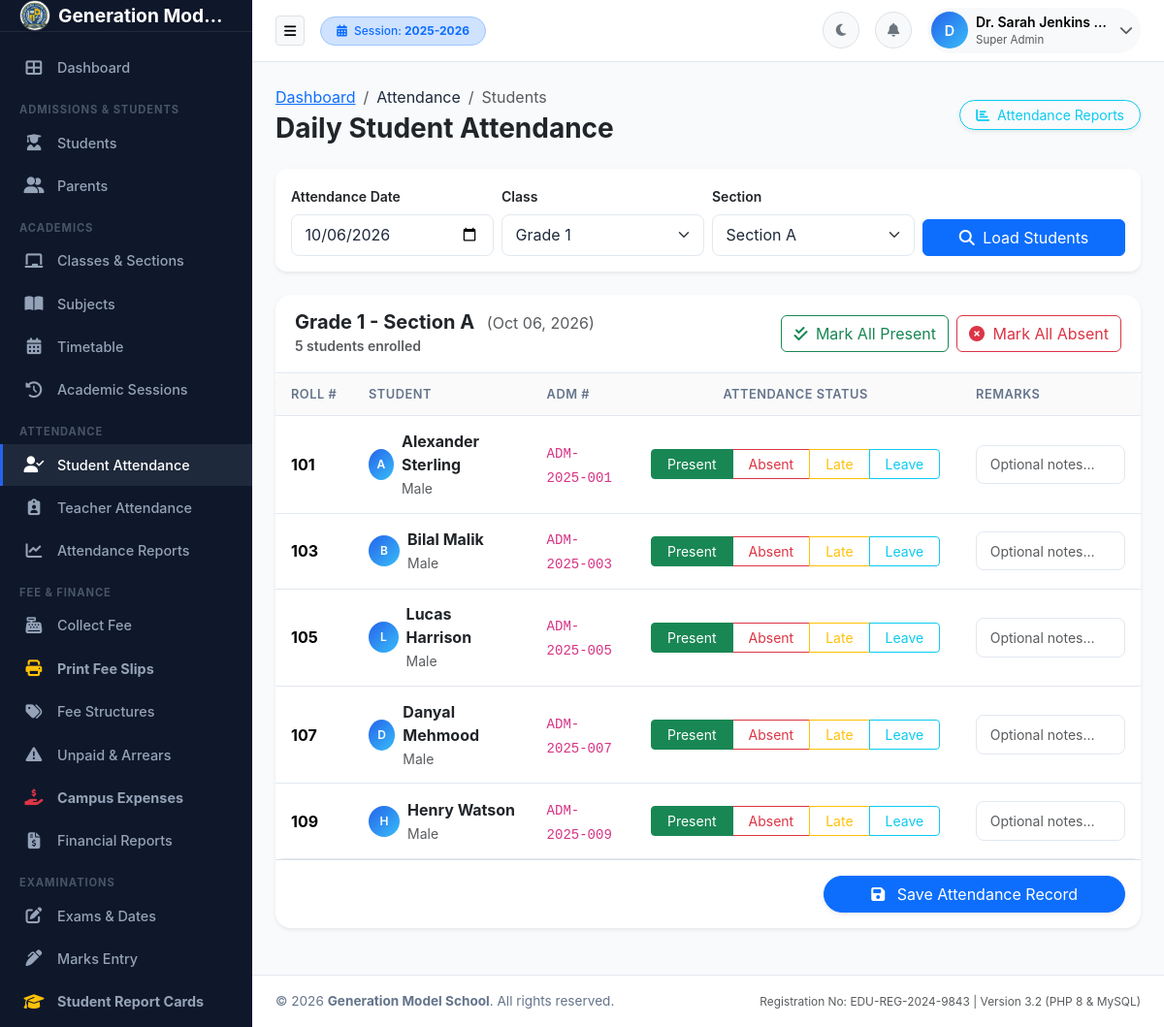
The page /attendance/students.php (signed in) on the database its author committed.
### tables this page shows
CREATE TABLE academic_sessions (
    id INT AUTO_INCREMENT PRIMARY KEY,
    session_name VARCHAR(50) NOT NULL UNIQUE,
    start_date DATE NOT NULL,
    end_date DATE NOT NULL,
    is_current TINYINT(1) DEFAULT 0,
    status ENUM('active', 'inactive', 'archived') DEFAULT 'active',
    created_at TIMESTAMP DEFAULT CURRENT_TIMESTAMP
);

CREATE TABLE classes (
    id INT AUTO_INCREMENT PRIMARY KEY,
    class_name VARCHAR(100) NOT NULL,
    numeric_level INT NOT NULL,
    created_at TIMESTAMP DEFAULT CURRENT_TIMESTAMP,
    INDEX idx_class_level (numeric_level)
);

CREATE TABLE sections (
    id INT AUTO_INCREMENT PRIMARY KEY,
    class_id INT NOT NULL,
    section_name VARCHAR(50) NOT NULL,
    class_teacher_id INT NULL,
    room_no VARCHAR(50) NULL,
    capacity INT DEFAULT 40,
    created_at TIMESTAMP DEFAULT CURRENT_TIMESTAMP,
    FOREIGN KEY (class_id) REFERENCES classes(id) ON DELETE CASCADE
);

CREATE TABLE students (
    id INT AUTO_INCREMENT PRIMARY KEY,
    user_id INT NULL,
    parent_id INT NULL,
    admission_no VARCHAR(50) NOT NULL UNIQUE,
    roll_no VARCHAR(50) NULL,
    first_name VARCHAR(100) NOT NULL,
    last_name VARCHAR(100) NOT NULL,
    gender ENUM('Male', 'Female', 'Other') NOT NULL,
    dob DATE NOT NULL,
    cnic_bform VARCHAR(50) NULL,
    phone VARCHAR(50) NULL,
    email VARCHAR(150) NULL,
    address TEXT NULL,
    city VARCHAR(100) NULL,
    province VARCHAR(100) NULL,
    admission_date DATE NOT NULL,
    session_id INT NOT NULL,
    class_id INT NOT NULL,
    section_id INT NOT NULL,
    previous_school VARCHAR(255) NULL,
    blood_group VARCHAR(10) NULL,
    photo VARCHAR(255) DEFAULT 'default-student.png',
    status ENUM('active', 'inactive', 'promoted', 'graduated', 'transferred') DEFAULT 'active',
    created_at TIMESTAMP DEFAULT CURRENT_TIMESTAMP,
    updated_at TIMESTAMP DEFAULT CURRENT_TIMESTAMP ON UPDATE CURRENT_TIMESTAMP,
    FOREIGN KEY (user_id) REFERENCES users(id) ON DELETE SET NULL,
    FOREIGN KEY (parent_id) REFERENCES parents(id) ON DELETE SET NULL,
    FOREIGN KEY (session_id) REFERENCES academic_sessions(id),
    FOREIGN KEY (class_id) REFERENCES classes(id),
    FOREIGN KEY (section_id) REFERENCES sections(id),
    INDEX idx_student_class_sec (class_id, section_id),
    INDEX idx_student_status (status)
);

### includes/functions.php (called while the page is built, shortened)
<?php
require_once __DIR__ . '/../config/config.php';
function getActiveSession() {
    global $pdo;
    static $activeSession = null;
    if ($activeSession !== null) {
        return $activeSession;
    }
    $stmt = $pdo->query("SELECT * FROM academic_sessions WHERE is_current = 1 LIMIT 1");
    $activeSession = $stmt->fetch();
    return $activeSession;
}
function getClass($classId) {
    global $pdo;
    $stmt = $pdo->prepare("SELECT * FROM classes WHERE id = ? LIMIT 1");
    $stmt->execute([$classId]);
    return $stmt->fetch();
}
function getSection($sectionId) {
    global $pdo;
    $stmt = $pdo->prepare("SELECT * FROM sections WHERE id = ? LIMIT 1");
    $stmt->execute([$sectionId]);
    return $stmt->fetch();
}
function getAllClasses() {
    global $pdo;
    $stmt = $pdo->query("SELECT * FROM classes ORDER BY numeric_level ASC, class_name ASC");
    return $stmt->fetchAll();
}
function getSections($classId = null) {
    global $pdo;
    if ($classId) {
        $stmt = $pdo->prepare("SELECT * FROM sections WHERE class_id = ? ORDER BY section_name ASC");
        $stmt->execute([$classId]);
        return $stmt->fetchAll();
    }
    $stmt = $pdo->query("SELECT s.*, c.class_name FROM sections s JOIN classes c ON s.class_id = c.id ORDER BY c.numeric_level, s.section_name");
    return $stmt->fetchAll();
}

### config/config.php (called while the page is built, shortened)
<?php
function e($string) {
    return htmlspecialchars((string)($string ?? ''), ENT_QUOTES, 'UTF-8');
}
function formatDate($date, $format = 'M d, Y') {
    return date($format, strtotime($date));
}

### includes/auth.php (called while the page is built, shortened)
<?php
require_once __DIR__ . '/../config/config.php';
function isLoggedIn() {
    return isset($_SESSION['user_id']) && !empty($_SESSION['user_id']);
}
function getCurrentUser() {
    if (isset($_SESSION['user_data'])) {
        return $_SESSION['user_data'];
    }
    return null;
}

### attendance/students.php (the view, shortened to what this page needs)
<?php
require_once __DIR__ . '/../config/config.php';
require_once __DIR__ . '/../includes/auth.php';
require_once __DIR__ . '/../includes/permissions.php';
require_once __DIR__ . '/../includes/functions.php';
$allClasses = getAllClasses();
$activeSession = getActiveSession();
$attendanceDate = $_GET['date'] ?? date('Y-m-d');
$classId = (int)($_GET['class_id'] ?? ($allClasses[0]['id'] ?? 1));
$sectionId = (int)($_GET['section_id'] ?? 1);
$sections = getSections($classId);
$stStmt = $pdo->prepare("
    SELECT s.id, s.admission_no, s.roll_no, s.first_name, s.last_name, s.gender,
           sa.status as current_status, sa.remarks as current_remarks
    FROM students s
    LEFT JOIN student_attendance sa ON s.id = sa.student_id AND sa.attendance_date = ?
    WHERE s.class_id = ? AND s.section_id = ? AND s.status = 'active'
    ORDER BY s.roll_no ASC, s.first_name ASC
");
$stStmt->execute([$attendanceDate, $classId, $sectionId]);
$students = $stStmt->fetchAll();
$currentClass = getClass($classId);
$currentSection = getSection($sectionId);
require_once __DIR__ . '/../includes/header.php';
?>
<div class="d-flex flex-column flex-md-row justify-content-between align-items-md-center mb-4 gap-3 no-print">
    <div>
        <nav aria-label="breadcrumb">
            <ol class="breadcrumb mb-1">
                <li class="breadcrumb-item"><a href="<?= BASE_PATH ?>/dashboard.php">Dashboard</a></li>
                <li class="breadcrumb-item">Attendance</li>
                <li class="breadcrumb-item active">Students</li>
            </ol>
        </nav>
        <h3 class="fw-bold text-dark mb-0">Daily Student Attendance</h3>
    </div>
    <div class="d-flex gap-2">
        <a href="<?= BASE_PATH ?>/attendance/reports.php" class="btn btn-outline-info btn-sm rounded-pill px-3 shadow-sm">
            <i class="fas fa-chart-bar me-1"></i> Attendance Reports
        </a>
    </div>
</div>
<div class="card border-0 shadow-sm mb-4 no-print">
    <div class="card-body p-3">
        <form action="<?= BASE_PATH ?>/attendance/students.php" method="GET" class="row g-2 align-items-end">
            <div class="col-md-3">
                <label class="form-label small fw-semibold">Attendance Date</label>
                <input type="date" name="date" class="form-control" value="<?= e($attendanceDate) ?>" required>
            </div>
            <div class="col-md-3">
                <label class="form-label small fw-semibold">Class</label>
                <select name="class_id" class="form-select class-select" data-target-section="attSecSelect">
                    <?php foreach ($allClasses as $c): ?>
                        <option value="<?= $c['id'] ?>" <?= $classId == $c['id'] ? 'selected' : '' ?>>
                            <?= e($c['class_name']) ?>
                        </option>
                    <?php endforeach; ?>
                </select>
            </div>
            <div class="col-md-3">
                <label class="form-label small fw-semibold">Section</label>
                <select name="section_id" id="attSecSelect" class="form-select">
                    <?php foreach ($sections as $s): ?>
                        <option value="<?= $s['id'] ?>" <?= $sectionId == $s['id'] ? 'selected' : '' ?>>
                            <?= e($s['section_name']) ?>
                        </option>
                    <?php endforeach; ?>
                </select>
            </div>
            <div class="col-md-3">
                <button type="submit" class="btn btn-primary w-100"><i class="fas fa-search me-1"></i> Load Students</button>
            </div>
        </form>
    </div>
</div>
<form id="attendanceForm" action="<?= BASE_PATH ?>/attendance/students.php" method="POST" data-ajax="true">
    <div class="card border-0 shadow-sm rounded-4 mb-4">
        <div class="card-header bg-transparent py-3 d-flex flex-column flex-md-row justify-content-between align-items-md-center gap-2">
            <div>
                <h5 class="fw-bold mb-0 text-dark">
                    <?= e($currentClass['class_name'] ?? 'Class') ?> - <?= e($currentSection['section_name'] ?? '') ?>
                    <span class="text-muted fw-normal fs-6 ms-2">(<?= formatDate($attendanceDate) ?>)</span>
                </h5>
                <small class="text-muted"><?= count($students) ?> students enrolled</small>
            </div>
            <div class="d-flex gap-2">
                <button type="button" class="btn btn-xs btn-outline-success" id="markAllPresentBtn">
                    <i class="fas fa-check-double me-1"></i> Mark All Present
                </button>
                <button type="button" class="btn btn-xs btn-outline-danger" id="markAllAbsentBtn">
                    <i class="fas fa-times-circle me-1"></i> Mark All Absent
                </button>
            </div>
        </div>
        <div class="card-body p-0">
            <div class="table-responsive">
                <table class="table table-hover align-middle mb-0">
                    <thead class="table-light">
                        <tr>
                            <th width="80">Roll #</th>
                            <th>Student</th>
                            <th>Adm #</th>
                            <th class="text-center" width="340">Attendance Status</th>
                            <th>Remarks</th>
                        </tr>
                    </thead>
                    <tbody>
                        <?php if (empty($students)): ?>
                            <tr><td colspan="5" class="text-center py-5 text-muted">No active students in this class and section.</td></tr>
                        <?php else: ?>
                            <?php foreach ($students as $st):
                            ?>
                                <tr>
                                    <td><span class="fw-bold"><?= e($st['roll_no'] ?: '-') ?></span></td>
                                    <td>
                                        <div class="d-flex align-items-center">
                                            <div class="avatar-initials me-2" style="width: 32px; height: 32px; font-size: 0.75rem;">
                                                <?= strtoupper(substr($st['first_name'], 0, 1)) ?>
                                            </div>
                                            <div>
                                                <div class="fw-bold text-dark"><?= e($st['first_name'] . ' ' . $st['last_name']) ?></div>
                                                <small class="text-muted"><?= e($st['gender']) ?></small>
                                            </div>
                                        </div>
                                    </td>
                                    <td><code><?= e($st['admission_no']) ?></code></td>
                                    <td class="text-center">
                                        <div class="btn-group btn-group-sm" role="group">
                                            <label class="btn btn-outline-success px-3" for="pres_<?= $st['id'] ?>">Present</label>
                                            <label class="btn btn-outline-danger px-3" for="abs_<?= $st['id'] ?>">Absent</label>
                                            <label class="btn btn-outline-warning px-3" for="late_<?= $st['id'] ?>">Late</label>
                                            <label class="btn btn-outline-info px-3" for="leave_<?= $st['id'] ?>">Leave</label>
                                        </div>
                                    </td>
                                    <td>
                                        <input type="text" name="remarks[<?= $st['id'] ?>]" class="form-control form-control-sm" placeholder="Optional notes..." value="<?= e($st['current_remarks'] ?? '') ?>">
                                    </td>
                                </tr>
                            <?php endforeach; ?>
                        <?php endif; ?>
                    </tbody>
                </table>
            </div>
        </div>
        <?php if (!empty($students)): ?>
            <div class="card-footer bg-transparent py-3 text-end border-top">
                <button type="submit" class="btn btn-primary px-5 rounded-pill shadow-sm">
                    <i class="fas fa-save me-2"></i> Save Attendance Record
                </button>
            </div>
        <?php endif; ?>
    </div>
</form>
<?php require_once __DIR__ . '/../includes/footer.php'; ?>

### includes/navbar.php (shortened to what this page needs)
<header class="app-navbar">
    <div class="d-flex align-items-center">
        <button type="button" class="btn btn-light border btn-sm me-3" id="sidebarToggle" aria-label="Toggle Sidebar">
            <i class="fas fa-bars"></i>
        </button>
        <div class="d-none d-md-block">
            <span class="badge bg-primary-subtle text-primary border border-primary-subtle px-3 py-2 rounded-pill">
                <i class="fas fa-calendar-alt me-1"></i> Session: <strong><?= e($activeSession['session_name'] ?? '2025-2026') ?></strong>
            </span>
        </div>
    </div>
    <div class="nav-actions">
        <button class="btn btn-light border btn-sm rounded-circle d-flex align-items-center justify-content-center" id="themeToggleBtn" style="width: 38px; height: 38px;" title="Toggle Dark/Light Mode">
            <i class="fas fa-moon text-secondary"></i>
        </button>
        <div class="dropdown">
            <button class="btn btn-light border btn-sm rounded-circle position-relative d-flex align-items-center justify-content-center" style="width: 38px; height: 38px;" id="notificationsDropdown" data-bs-toggle="dropdown" aria-expanded="false">
                <i class="fas fa-bell text-secondary"></i>
            </button>
        </div>
        <div class="dropdown">
            <button class="btn btn-light border-0 p-1 d-flex align-items-center rounded-pill" id="userMenuDropdown" data-bs-toggle="dropdown" aria-expanded="false">
                <div class="avatar-initials me-2">
                    <?= strtoupper(substr($currentUser['full_name'] ?? 'U', 0, 1)) ?>
                </div>
                <div class="text-start d-none d-lg-block me-2">
                    <div class="fw-semibold small text-truncate" style="max-width: 140px;"><?= e($currentUser['full_name'] ?? 'User') ?></div>
                    <div class="text-muted" style="font-size: 0.72rem;"><?= e($currentUser['role_display'] ?? 'Staff') ?></div>
                </div>
                <i class="fas fa-chevron-down text-muted small me-1"></i>
            </button>
        </div>
    </div>
</header>

### rows shown on the page
academic_sessions: session_name "2025-2026"
classes: class_name "Grade 1"
sections: section_name "Section A"
students: roll_no "101", first_name "A", first_name+last_name "Alexander Sterling", gender "Male", admission_no "ADM-2025-001"
students: roll_no "103", first_name "B", first_name+last_name "Bilal Malik", gender "Male", admission_no "ADM-2025-003"
students: roll_no "105", first_name "L", first_name+last_name "Lucas Harrison", gender "Male", admission_no "ADM-2025-005"
students: roll_no "107", first_name "D", first_name+last_name "Danyal Mehmood", gender "Male", admission_no "ADM-2025-007"
students: roll_no "109", first_name "H", first_name+last_name "Henry Watson", gender "Male", admission_no "ADM-2025-009"

### other values the page prints
getSetting('school_name', 'Generation Model School') "Generation Mod…"
substr($currentUser['full_name'] ?? 'U', 0, 1) "D"
$currentUser['full_name'] "Dr. Sarah Jenkins…"
$currentUser['role_display'] "Super Admin"
count($students) "5"
getSetting('school_name', 'EduManage School Management System') "Generation Model School"
getSetting('registration_no', 'EDU-REG-2024-9843') "EDU-REG-2024-9843"
form field class_id "Grade 1"
form field section_id "Section A"
